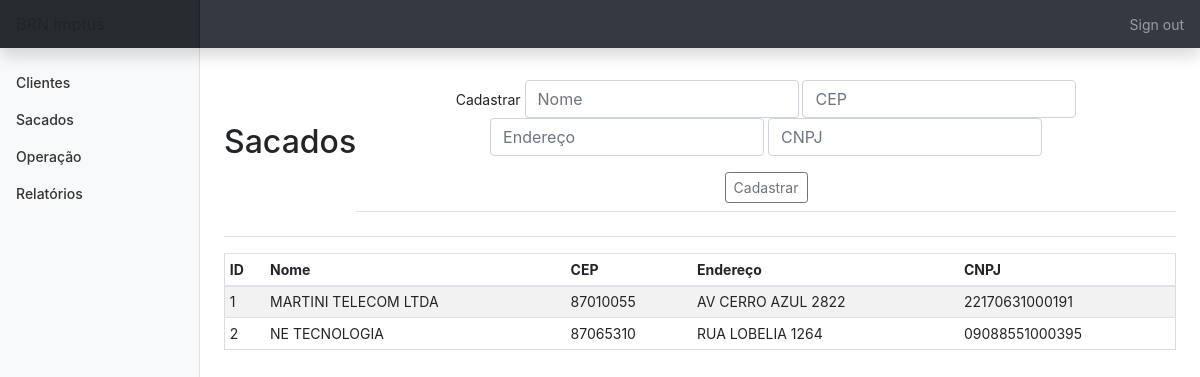
The page /sacados (signed in) on the database its author committed.
### tables this page shows
CREATE TABLE sacados (id INTEGER PRIMARY KEY AUTOINCREMENT NOT NULL,
						nome TEXT NOT NULL,
						cep TEXT NOT NULL,
						endereço TEXT NOT NULL, cnpj TEXT);

### app.py (the view, shortened to what this page needs)
@app.route('/sacados', methods=['GET', 'POST'])
@login_required
def sacados():
    con = sqlite3.connect('brn.db')
    con.row_factory = sqlite3.Row
    cur = con.cursor()
    if request.method == 'GET':
        cur.execute('SELECT * FROM sacados')
        rows = cur.fetchall()
        return render_template('sacados.html', rows=rows)

### app.py (called while the page is built)
@app.after_request
def after_request(response):
    response.headers["Cache-Control"] = "no-cache, no-store, must-revalidate"
    response.headers["Expires"] = 0
    response.headers["Pragma"] = "no-cache"
    return response

### helper.py (called while the page is built)
def login_required(f):
    @wraps(f)
    def decorated_function(*args, **kwargs):
        if session.get("user_id") is None:
            return redirect("/login")
        return f(*args, **kwargs)
    return decorated_function

### templates/sacados.html (shortened to what this page needs)
{% extends "layout.html" %}
{% block main %}
    <div class='d-flex justify-content-between flex-warp flex-md-nowrap align-items-center pt-3 pb-2 mb-3 border-bottom'>
        <h1 class='h2'>Sacados</h1>
        <div class='d-flex justify-content-between flex-warp flex-md-nowrap align-items-center pt-3 pb-2 mb-3 border-bottom'>
            <form action='sacados' method='POST'>
                <div class='form-group'>
                    <label for=''>Cadastrar</label>
                    <input name='nome' autofocus class='form-control' placeholder='Nome' type='text'>
                    <input name='cep' autofocus class='form-control' placeholder='CEP' type='number'>
                    <input name='endereco' autofocus class='form-control' placeholder='Endereço' type='text'>
                    <input name='cnpj' autofocus class='form-control' placeholder='CNPJ' type='text'>
                </div>
                <button type='submit' class='btn btn-sm btn-outline-secondary'>Cadastrar</button>
            </form>
        </div>
    </div>
    <div class='table-responsive'>
        <table class='table table-striped table-sm'>
            <thead>
                <tr>
                    <th>ID</th>
                    <th>Nome</th>
                    <th>CEP</th>
                    <th>Endereço</th>
                    <th>CNPJ</th>
                </tr>
            </thead>
            <tbody>
                {% for row in rows %}
                    <tr>
                        <td>{{ row['id'] }}</td>
                        <td>{{ row['nome'] }}</td>
                        <td>{{ row['cep'] }}</td>
                        <td>{{ row['endereço'] }}</td>
                        <td>{{ row['cnpj'] }}</td>
                    </tr>
                {% endfor %}
            </tbody>
        </table>
    </div>
{% endblock %}

### static/styles.css (style rules this page uses)
main .form-control { display: inline-block; width: auto; }
main table { text-align: left; border-collapse: collapse; border-spacing: 0; width: 100%; border: 1px solid #ddd; }
main table td, th { text-align: left; padding: 16px; }
body { font-size: .875rem; height:100%; }

### rows shown on the page
sacados: id "1", nome "MARTINI TELECOM LTDA", cep "87010055", endereço "AV CERRO AZUL 2822", cnpj "22170631000191"
sacados: id "2", nome "NE TECNOLOGIA", cep "87065310", endereço "RUA LOBELIA 1264", cnpj "09088551000395"
